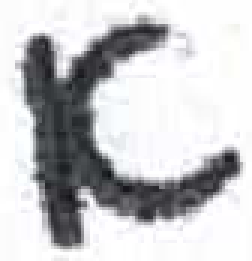
#> input picture server/dataset/TRAIN/0/0_115.png, 84 x 87 px (shown 3 times larger); its folder holds only this picture in this run
$ jupyter execute --allow-errors letter_recognition.ipynb
#> lines starting #> are read from the running program, lines starting #| are printed output that depends on the picture; after the words box and inside, x2 and y2 are one past the last pixel; in counts of white or black regions, pixels touching at a corner belong together
#### load the dataset

[cell 1]
from PIL import Image
import os
import numpy as np
import cv2
from tensorflow.keras.models import Sequential
from tensorflow.keras.layers import Conv2D, MaxPooling2D, Flatten, Dense, Dropout
from tensorflow.keras.utils import to_categorical
from sklearn.model_selection import train_test_split

### Methods To Extract Data From Images

[cell 2]
def convert_img_to_binary_array(img):
    #convert image to rgba
    img = img.resize((40, 40))
    img = img.convert('RGBA')

    #get the pixel values of the image and convert to black and white
    pixels = list(img.getdata())
    binary_array = []
    for pixel in pixels:
        if pixel[0] >= 128 and pixel[1] >= 128 and pixel[2] >= 128:
            binary_array.append(1)
        else:
            binary_array.append(0)
    return binary_array

def add_image_to_X_train(image, X_train):
    # image = modify_image(image)
    # print(image.shape)

    # Resize the image to 40x40 if it's not already
    if image.shape[:2] != (40, 40):
        image = cv2.resize(image, (40, 40), interpolation=cv2.INTER_AREA)

    # Convert to grayscale if the image has more than one channel
    if len(image.shape) > 2:
        image = cv2.cvtColor(image, cv2.COLOR_BGR2GRAY)

    # Convert to black and white (0 or 255)
    _, bw_image = cv2.threshold(image, 127, 255, cv2.THRESH_BINARY)

    # Normalize to 0 or 1 for the neural network
    normalized_image = (bw_image / 255).astype(np.float32)

    # Reshape to add channel dimension
    reshaped_image = normalized_image.reshape(1, 40, 40, 1)

    # Add to X_train
    if X_train is None:
        X_train = reshaped_image
    else:
        X_train = np.vstack((X_train, reshaped_image))
    return X_train

### Collect Data From Dataset

[cell 3]
X_train = None
y_train = []

path = "../dataset/TRAIN/"
for folder in os.listdir(path):
    folder_path = os.path.join(path, folder)
    if not os.path.isdir(folder_path):
        continue
    if folder == "27":
        continue
    print(f"Processing folder: {folder}")
    for file in os.listdir(folder_path):
        file_path = os.path.join(folder_path, file)
        if os.path.isfile(file_path):
            try:
                img = Image.open(file_path)
#> img is the input picture: PIL image 84x87 RGB; mean R, G, B 197, 197.3, 199.6

                X_train = add_image_to_X_train(np.array(img), X_train)
#> in add_image_to_X_train, `image = cv2.resize(image, (40, 40), interpolation=cv2.INTER_AREA)`:
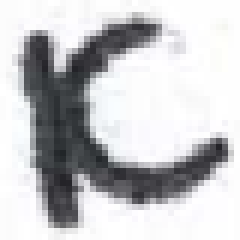
#> image: shape (40, 40, 3) (shown 6 times larger); mean of channels 0, 1, 2 197, 197.3, 199.6; drawn as R, G, B
#> in add_image_to_X_train, `_, bw_image = cv2.threshold(image, 127, 255, cv2.THRESH_BINARY)`:
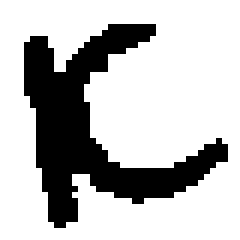
#> bw_image: shape (40, 40) (shown 6 times larger); 74.1% white; 1 black region, box (x1, y1, x2, y2) and area: (4, 4, 38, 38) 414

                y_train.append(int(folder))
            except Exception as e:
                print(f"Error processing file {file_path}: {e}")
#> pass 2 of the loop `for folder in os.listdir(path):`:
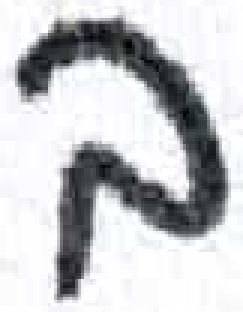
#> input picture server/dataset/TRAIN/1/1_105.png, 81 x 104 px (shown 3 times larger)
#> img is the input picture: PIL image 81x104 RGB; mean R, G, B 196.9, 198, 200.8
#> in add_image_to_X_train (call 2), `image = cv2.resize(image, (40, 40), interpolation=cv2.INTER_AREA)`:
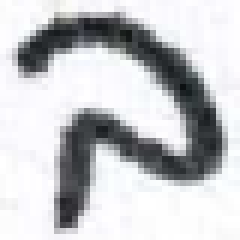
#> image: shape (40, 40, 3) (shown 6 times larger); mean of channels 0, 1, 2 196.9, 198, 200.8; drawn as R, G, B
#> in add_image_to_X_train (call 2), `_, bw_image = cv2.threshold(image, 127, 255, cv2.THRESH_BINARY)`:
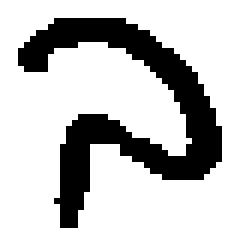
#> bw_image: shape (40, 40) (shown 6 times larger); 76% white; 1 black region, box (x1, y1, x2, y2) and area: (3, 3, 37, 38) 384
